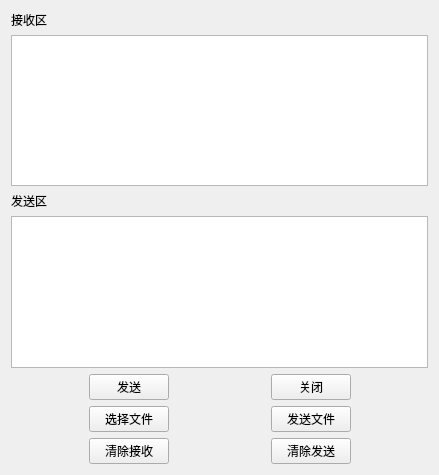
<?xml version="1.0" encoding="UTF-8"?>
<ui version="4.0">
 <class>ServerWidget</class>
 <widget class="QWidget" name="ServerWidget">
  <property name="geometry">
   <rect>
    <x>0</x>
    <y>0</y>
    <width>439</width>
    <height>475</height>
   </rect>
  </property>
  <property name="windowTitle">
   <string>ServerWidget</string>
  </property>
  <layout class="QGridLayout" name="gridLayout">
   <item row="0" column="0">
    <widget class="QLabel" name="labelRecieve">
     <property name="text">
      <string>接收区</string>
     </property>
    </widget>
   </item>
   <item row="1" column="0" colspan="5">
    <widget class="QTextEdit" name="textEditRead"/>
   </item>
   <item row="2" column="0">
    <widget class="QLabel" name="labelSend">
     <property name="text">
      <string>发送区</string>
     </property>
    </widget>
   </item>
   <item row="3" column="0" colspan="5">
    <widget class="QTextEdit" name="textEditWrite"/>
   </item>
   <item row="4" column="0">
    <spacer name="horizontalSpacer">
     <property name="orientation">
      <enum>Qt::Horizontal</enum>
     </property>
     <property name="sizeHint" stdset="0">
      <size>
       <width>67</width>
       <height>20</height>
      </size>
     </property>
    </spacer>
   </item>
   <item row="4" column="1">
    <widget class="QPushButton" name="buttonSend">
     <property name="text">
      <string>发送</string>
     </property>
    </widget>
   </item>
   <item row="4" column="2">
    <spacer name="horizontalSpacer_3">
     <property name="orientation">
      <enum>Qt::Horizontal</enum>
     </property>
     <property name="sizeHint" stdset="0">
      <size>
       <width>91</width>
       <height>20</height>
      </size>
     </property>
    </spacer>
   </item>
   <item row="4" column="3">
    <widget class="QPushButton" name="buttonClose">
     <property name="text">
      <string>关闭</string>
     </property>
    </widget>
   </item>
   <item row="4" column="4">
    <spacer name="horizontalSpacer_2">
     <property name="orientation">
      <enum>Qt::Horizontal</enum>
     </property>
     <property name="sizeHint" stdset="0">
      <size>
       <width>67</width>
       <height>20</height>
      </size>
     </property>
    </spacer>
   </item>
   <item row="5" column="0">
    <spacer name="horizontalSpacer_5">
     <property name="orientation">
      <enum>Qt::Horizontal</enum>
     </property>
     <property name="sizeHint" stdset="0">
      <size>
       <width>74</width>
       <height>17</height>
      </size>
     </property>
    </spacer>
   </item>
   <item row="5" column="1">
    <widget class="QPushButton" name="buttonfile">
     <property name="text">
      <string>选择文件</string>
     </property>
    </widget>
   </item>
   <item row="5" column="2">
    <spacer name="horizontalSpacer_4">
     <property name="orientation">
      <enum>Qt::Horizontal</enum>
     </property>
     <property name="sizeHint" stdset="0">
      <size>
       <width>91</width>
       <height>20</height>
      </size>
     </property>
    </spacer>
   </item>
   <item row="5" column="3">
    <widget class="QPushButton" name="buttonSendFile">
     <property name="text">
      <string>发送文件</string>
     </property>
    </widget>
   </item>
   <item row="5" column="4">
    <spacer name="horizontalSpacer_6">
     <property name="orientation">
      <enum>Qt::Horizontal</enum>
     </property>
     <property name="sizeHint" stdset="0">
      <size>
       <width>73</width>
       <height>17</height>
      </size>
     </property>
    </spacer>
   </item>
   <item row="6" column="0">
    <spacer name="horizontalSpacer_8">
     <property name="orientation">
      <enum>Qt::Horizontal</enum>
     </property>
     <property name="sizeHint" stdset="0">
      <size>
       <width>74</width>
       <height>17</height>
      </size>
     </property>
    </spacer>
   </item>
   <item row="6" column="1">
    <widget class="QPushButton" name="buttonClear">
     <property name="text">
      <string>清除接收</string>
     </property>
    </widget>
   </item>
   <item row="6" column="2">
    <spacer name="horizontalSpacer_7">
     <property name="orientation">
      <enum>Qt::Horizontal</enum>
     </property>
     <property name="sizeHint" stdset="0">
      <size>
       <width>91</width>
       <height>20</height>
      </size>
     </property>
    </spacer>
   </item>
   <item row="6" column="3">
    <widget class="QPushButton" name="buttonClear2">
     <property name="text">
      <string>清除发送</string>
     </property>
    </widget>
   </item>
   <item row="6" column="4">
    <spacer name="horizontalSpacer_10">
     <property name="orientation">
      <enum>Qt::Horizontal</enum>
     </property>
     <property name="sizeHint" stdset="0">
      <size>
       <width>73</width>
       <height>17</height>
      </size>
     </property>
    </spacer>
   </item>
  </layout>
 </widget>
 <layoutdefault spacing="6" margin="11"/>
 <resources/>
 <connections>
  <connection>
   <sender>buttonClear</sender>
   <signal>clicked()</signal>
   <receiver>textEditRead</receiver>
   <slot>clear()</slot>
   <hints>
    <hint type="sourcelabel">
     <x>95</x>
     <y>457</y>
    </hint>
    <hint type="destinationlabel">
     <x>84</x>
     <y>179</y>
    </hint>
   </hints>
  </connection>
  <connection>
   <sender>buttonClear2</sender>
   <signal>clicked()</signal>
   <receiver>textEditWrite</receiver>
   <slot>clear()</slot>
   <hints>
    <hint type="sourcelabel">
     <x>323</x>
     <y>453</y>
    </hint>
    <hint type="destinationlabel">
     <x>379</x>
     <y>355</y>
    </hint>
   </hints>
  </connection>
 </connections>
</ui>
